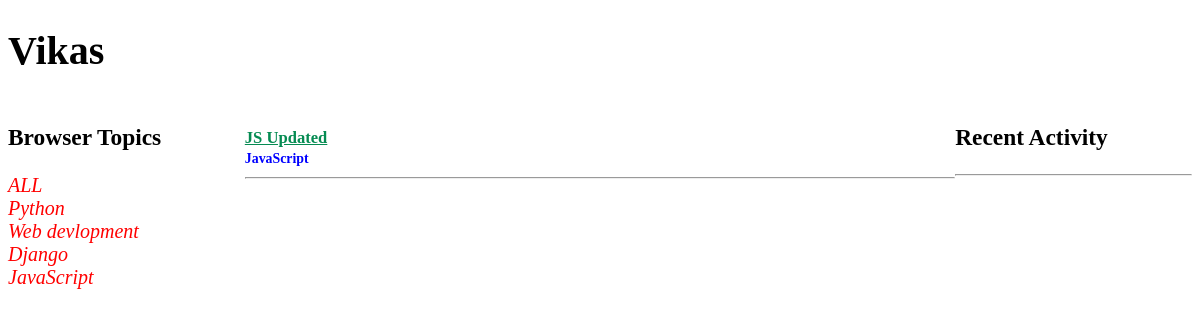
The app's page /profile/2/ with its own data.
### base/models.py (models this page shows, shortened)
class Topic(models.Model):
    name = models.CharField(max_length=200)

class Room(models.Model):
    host= models.ForeignKey(User, on_delete=models.SET_NULL , null=True)
    topic=models.ForeignKey(Topic, on_delete=models.SET_NULL , null=True)
    name= models.CharField(max_length=200)
    description = models.TextField(null=True)
    participants= models.ManyToManyField(User, related_name='participants',blank=True)
    updated = models.DateTimeField(auto_now=True)
    created = models.DateTimeField(auto_now_add=True)
    class Meta:
        ordering = ['-updated', '-created']

### base/views.py (the view)
# urls.py: path('profile/<str:pk>/',  views.userProfile, name="user-profile"),
def userProfile(request,pk):
    user = User.objects.get(id=pk)
    rooms = user.room_set.all()
    room_message = user.message_set.all()
    topics = Topic.objects.all()
    context = {'user':user,'rooms':rooms,'topics':topics,'room_message':room_message}
    return render(request, 'base/profile.html', context)

### base/templates/base/profile.html (shortened to what this page needs)
{% extends 'main.html' %}
{% block content %}
<h1>{{user.username}}</h1>
<div class="profile-container">
    <div>
        {%include 'base/topic_component.html' %}
    </div>
    <div>
        {%include 'base/feed_component.html' %}
    </div>
    <div>
        {%include 'base/acitivity_component.html' %}
    </div>
</div>
{% endblock content %}

### base/templates/base/topic_component.html (shortened to what this page needs)
{% block content %}
<h3>Browser Topics</h3>
            <div>
            <a class="bt-a" href="{% url 'home' %}">ALL</a>
            {% for topic in topics%}
            <div>
                <a class="bt-a" href="{% url 'home' %}?q={{topic.name}}">{{topic.name}}</a>
            </div>
            {% endfor %}
            </div>
{% endblock content %}

### base/templates/base/feed_component.html (shortened to what this page needs)
{% block content %}
{% for room in rooms %}
<div>
    <h5>
        <a class="room-name" href="{% url 'room' room.id%}">{{room.name}}</a><br>
        <small class="topic-name">{{room.topic.name}}</small>
        <hr>
    </h5>
</div>
{% endfor %}
{% endblock content %}

### static/styles/main.css (style rules this page uses)
body { font-size: 20px; background-color: #fff; }

### base/templates/base/profile.html (style rules this page uses)
.profile-container { display: grid; grid-template-columns: 1fr 3fr 1fr; }

### base/templates/base/topic_component.html (style rules this page uses)
.bt-a { color: red; font-style: oblique; text-decoration: darkviolet; }

### base/templates/base/feed_component.html (style rules this page uses)
.room-name { color: #058b52;; }
.topic-name { color: blue; }

### records on screen
Topic: name "Python"
Topic: name "Web devlopment"
Topic: name "Django"
Topic: name "JavaScript"
Room: name "JS Updated", topic.name "JavaScript"

### other values on screen
{{ user.username }} "Vikas"
